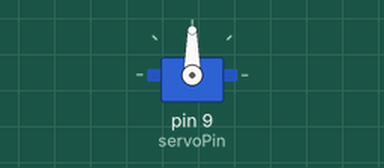
The sketch below on a simulated Arduino Uno, built with avr-gcc and run on an emulated ATmega328P. Shown: servo. What the sketch prints to the serial monitor is not drawn.

Above: at 1.05 s.
At 3.0 s:
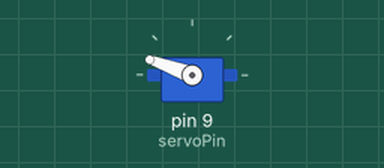
At 5.0 s:
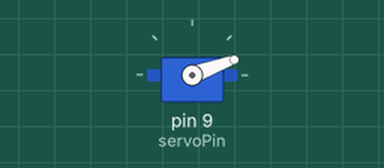
Timing chart, 0 to 6.2 s (numbered marks = the images above):
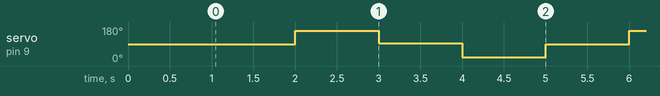

The sketch:

_00118_SERVO.ino
```cpp
// --------------------------------------------------------------------------- SERVO
#include <Servo.h>
Servo servo;
int servoPin = 9;

// --------------------------------------------------------------------------- SETUP

void setup()
{
  Serial.begin(9600);

  servo.attach(servoPin); // servo attach pin
  servo.write(90); // center servo

  delay(1000);
}

// --------------------------------------------------------------------------- LOOP

void loop()
{

  servo.write(90);
  Serial.write("90");
  delay(1000);

  servo.write(160);
  Serial.write("160");
  delay(1000);

  servo.write(95);
  Serial.write("95");
  delay(1000);

  servo.write(20);
  Serial.write("20");
  delay(1000);

}
```

Measured:
- by itself, servo on pin 9 (servoPin): repeats every 4.0 s: 95° 1.0 s, 20° 1.0 s, 90° 1.0 s, 160° 1.0 s
